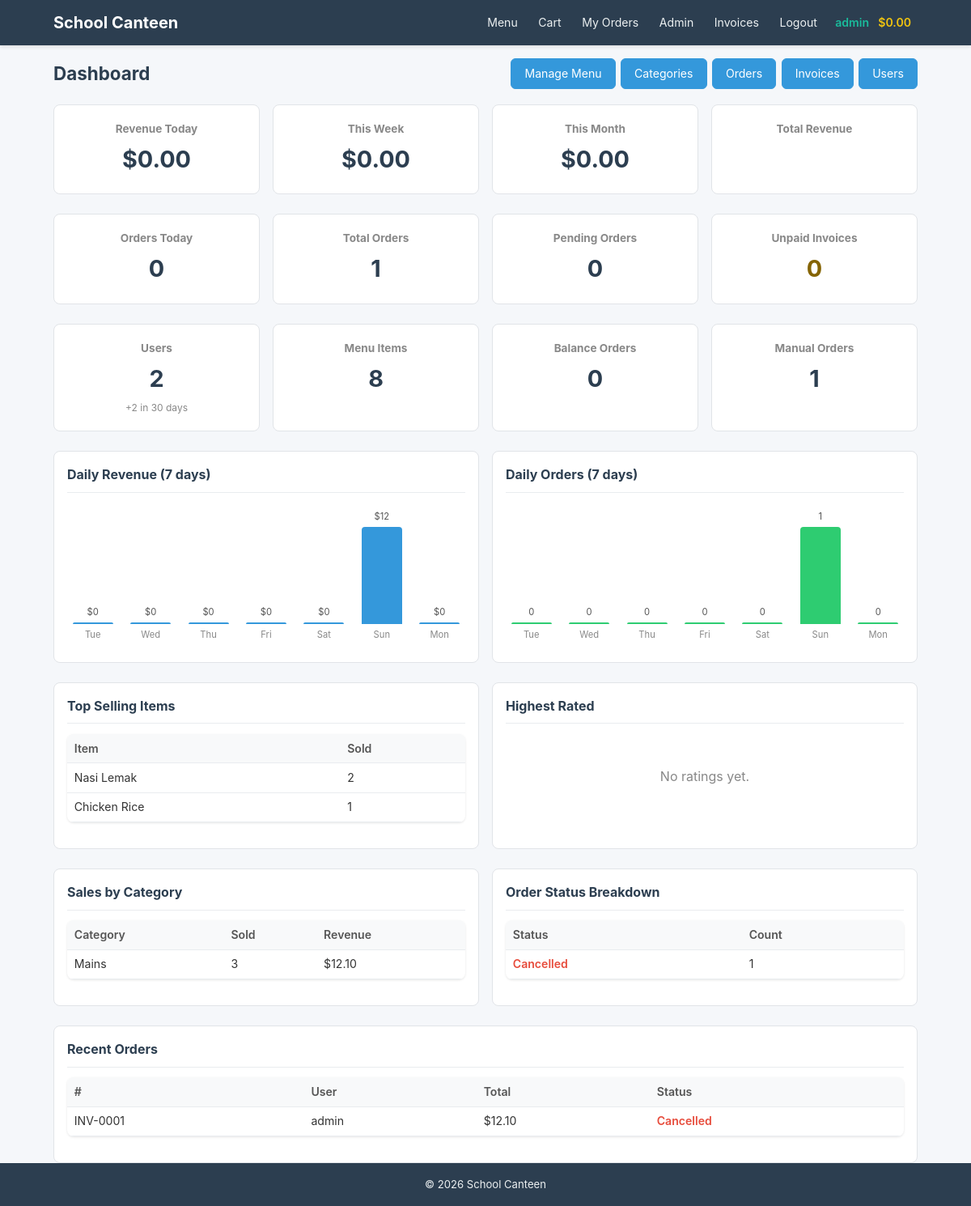
Page /admin/ (signed in) on the committed database.
### models.py (models this page shows, shortened)
class User(UserMixin, db.Model):
    __tablename__ = 'users'
    id = db.Column(db.Integer, primary_key=True)
    username = db.Column(db.String(64), unique=True, nullable=False, index=True)
    email = db.Column(db.String(120), unique=True, nullable=False, index=True)
    password_hash = db.Column(db.String(256), nullable=False)
    role = db.Column(db.String(20), nullable=False, default='student')
    student_id = db.Column(db.String(20), unique=True, nullable=True)
    balance = db.Column(db.Float, default=0.0)
    created_at = db.Column(db.DateTime, default=lambda: datetime.now(timezone.utc))
    orders = db.relationship('Order', backref='user', lazy='dynamic')
    favorites = db.relationship('Favorite', backref='user', lazy='dynamic',
                                cascade='all, delete-orphan')
    def is_admin(self):
        return self.role == 'admin'

class MenuItem(db.Model):
    __tablename__ = 'menu_items'
    id = db.Column(db.Integer, primary_key=True)
    name = db.Column(db.String(128), nullable=False)
    description = db.Column(db.Text, nullable=True)
    price = db.Column(db.Float, nullable=False)
    category_id = db.Column(db.Integer, db.ForeignKey('categories.id'), nullable=False)
    image = db.Column(db.String(256), nullable=True)
    available = db.Column(db.Boolean, default=True)
    stock = db.Column(db.Integer, default=0)
    featured = db.Column(db.Boolean, default=False)
    created_at = db.Column(db.DateTime, default=lambda: datetime.now(timezone.utc))
    order_items = db.relationship('OrderItem', backref='menu_item', lazy='dynamic')
    favorites = db.relationship('Favorite', backref='menu_item', lazy='dynamic',
                                cascade='all, delete-orphan')

class Category(db.Model):
    __tablename__ = 'categories'
    id = db.Column(db.Integer, primary_key=True)
    name = db.Column(db.String(64), unique=True, nullable=False)
    description = db.Column(db.String(256))
    items = db.relationship('MenuItem', backref='category', lazy='dynamic')

class Order(db.Model):
    __tablename__ = 'orders'
    id = db.Column(db.Integer, primary_key=True)
    user_id = db.Column(db.Integer, db.ForeignKey('users.id'), nullable=False)
    order_date = db.Column(db.DateTime, default=lambda: datetime.now(timezone.utc))
    total_amount = db.Column(db.Float, nullable=False, default=0.0)
    status = db.Column(db.String(20), nullable=False, default='pending')
    payment_method = db.Column(db.String(20), default='balance')
    paid = db.Column(db.Boolean, default=False)
    invoice_ref = db.Column(db.String(20), unique=True, nullable=True)
    previous_status = db.Column(db.String(20), nullable=True)
    items = db.relationship('OrderItem', backref='order', lazy='dynamic',
                            cascade='all, delete-orphan')
    @property
    def invoice_number(self):
        return self.invoice_ref or f'INV-{self.id:04d}'

### routes/admin.py (the view)
@admin_bp.route('/')
@login_required
@admin_required
def dashboard():
    from datetime import datetime, timezone, timedelta
    from sqlalchemy import func
    now = datetime.now(timezone.utc)
    today_start = now.replace(hour=0, minute=0, second=0, microsecond=0)
    week_start = today_start - timedelta(days=today_start.weekday())
    month_start = today_start.replace(day=1)
    def revenue_since(dt):
        return db.session.query(func.coalesce(func.sum(Order.total_amount), 0))\
            .filter(Order.order_date >= dt, Order.paid == True,
                    Order.status != 'cancelled').scalar()
    def count_since(dt, *filters):
        q = Order.query.filter(Order.order_date >= dt)
        for f in filters:
            q = q.filter(f)
        return q.count()
    total_revenue = revenue_since(datetime(2000, 1, 1, tzinfo=timezone.utc))
    today_revenue = revenue_since(today_start)
    week_revenue = revenue_since(week_start)
    month_revenue = revenue_since(month_start)
    total_users = User.query.count()
    total_items = MenuItem.query.count()
    orders_today = count_since(today_start)
    orders_total = Order.query.count()
    pending_invoices = Order.query.filter_by(paid=False).count()
    pending_orders = Order.query.filter(
        Order.status.in_(['pending', 'pending_payment', 'confirmed', 'preparing'])
    ).count()
    popular = db.session.query(
        MenuItem.name, func.sum(OrderItem.quantity).label('qty')
    ).join(OrderItem, OrderItem.menu_item_id == MenuItem.id)\
     .group_by(MenuItem.id, MenuItem.name)\
     .order_by(func.sum(OrderItem.quantity).desc())\
     .limit(5).all()
    cat_sales = db.session.query(
        Category.name, func.sum(OrderItem.quantity).label('qty'),
        func.sum(MenuItem.price * OrderItem.quantity).label('rev')
    ).select_from(OrderItem)\
     .join(MenuItem)\
     .join(Category)\
     .group_by(Category.id, Category.name)\
     .order_by(func.sum(OrderItem.quantity).desc()).all()
    balance_orders = Order.query.filter_by(payment_method='balance').count()
    manual_orders = Order.query.filter_by(payment_method='manual').count()
    status_counts = db.session.query(
        Order.status, func.count(Order.id)
    ).group_by(Order.status).all()
    new_users_30d = User.query.filter(
        User.created_at >= (now - timedelta(days=30))
    ).count()
    recent_orders = Order.query.order_by(Order.order_date.desc()).limit(5).all()
    chart_days = []
    for i in range(6, -1, -1):
        day = today_start - timedelta(days=i)
        rev = db.session.query(func.coalesce(func.sum(Order.total_amount), 0))\
            .filter(Order.order_date >= day,
                    Order.order_date < day + timedelta(days=1),
                    Order.paid == True).scalar()
        count = Order.query.filter(
            Order.order_date >= day,
            Order.order_date < day + timedelta(days=1)
        ).count()
        chart_days.append({'label': day.strftime('%a'), 'revenue': rev, 'count': count})
    max_rev = max(d['revenue'] for d in chart_days) or 1
    max_cnt = max(d['count'] for d in chart_days) or 1
    avg_ratings = db.session.query(
        MenuItem.name, func.avg(OrderItem.rating).label('avg_r'),
        func.count(OrderItem.rating).label('cnt')
    ).join(OrderItem, OrderItem.menu_item_id == MenuItem.id)\
     .filter(OrderItem.rating.isnot(None))\
     .group_by(MenuItem.id, MenuItem.name)\
     .having(func.count(OrderItem.rating) >= 1)\
     .order_by(func.avg(OrderItem.rating).desc()).limit(5).all()
    return render_template('admin/dashboard.html',
        total_users=total_users, total_items=total_items,
        orders_total=orders_total, orders_today=orders_today,
        pending_orders=pending_orders, pending_invoices=pending_invoices,
        total_revenue=total_revenue, today_revenue=today_revenue,
        week_revenue=week_revenue, month_revenue=month_revenue,
        popular=popular, cat_sales=cat_sales,
        balance_orders=balance_orders, manual_orders=manual_orders,
        status_counts=status_counts, new_users_30d=new_users_30d,
        recent_orders=recent_orders,
        chart_days=chart_days, max_rev=max_rev, max_cnt=max_cnt,
        avg_ratings=avg_ratings)

### routes/admin.py (called while the page is built)
def admin_required(f):
    from functools import wraps
    @wraps(f)
    def decorated_function(*args, **kwargs):
        if not current_user.is_authenticated or not current_user.is_admin():
            abort(403)
        return f(*args, **kwargs)
    return decorated_function

### templates/admin/dashboard.html (shortened to what this page needs)
{% extends "base.html" %}
{% block content %}
<div class="admin-header">
  <h1>Dashboard</h1>
  <nav class="admin-nav">
    <a href="{{ url_for('admin.manage_menu') }}" class="btn btn-primary">Manage Menu</a>
    <a href="{{ url_for('admin.manage_categories') }}" class="btn btn-primary">Categories</a>
    <a href="{{ url_for('admin.manage_orders') }}" class="btn btn-primary">Orders</a>
    <a href="{{ url_for('admin.manage_invoices') }}" class="btn btn-primary">Invoices</a>
    <a href="{{ url_for('admin.manage_users') }}" class="btn btn-primary">Users</a>
  </nav>
</div>
<div class="stats-grid">
  <div class="stat-card">
    <h3>Revenue Today</h3>
    <p class="stat-number">${{ "%.2f"|format(today_revenue) }}</p>
  </div>
  <div class="stat-card">
    <h3>This Week</h3>
    <p class="stat-number">${{ "%.2f"|format(week_revenue) }}</p>
  </div>
  <div class="stat-card">
    <h3>This Month</h3>
    <p class="stat-number">${{ "%.2f"|format(month_revenue) }}</p>
  </div>
  <div class="stat-card stat-card-accent">
    <h3>Total Revenue</h3>
    <p class="stat-number">${{ "%.2f"|format(total_revenue) }}</p>
  </div>
</div>
<div class="stats-grid">
  <div class="stat-card">
    <h3>Orders Today</h3>
    <p class="stat-number">{{ orders_today }}</p>
  </div>
  <div class="stat-card">
    <h3>Total Orders</h3>
    <p class="stat-number">{{ orders_total }}</p>
  </div>
  <div class="stat-card">
    <h3>Pending Orders</h3>
    <p class="stat-number">{{ pending_orders }}</p>
  </div>
  <div class="stat-card stat-card-warning">
    <h3>Unpaid Invoices</h3>
    <p class="stat-number">{{ pending_invoices }}</p>
  </div>
</div>
<div class="stats-grid">
  <div class="stat-card">
    <h3>Users</h3>
    <p class="stat-number">{{ total_users }}</p>
    <small class="stat-sub">+{{ new_users_30d }} in 30 days</small>
  </div>
  <div class="stat-card">
    <h3>Menu Items</h3>
    <p class="stat-number">{{ total_items }}</p>
  </div>
  <div class="stat-card">
    <h3>Balance Orders</h3>
    <p class="stat-number">{{ balance_orders }}</p>
  </div>
  <div class="stat-card">
    <h3>Manual Orders</h3>
    <p class="stat-number">{{ manual_orders }}</p>
  </div>
</div>
<div class="dashboard-charts">
  <div class="dashboard-panel chart-panel">
    <h2>Daily Revenue (7 days)</h2>
    <div class="chart-bars">
      {% for d in chart_days %}
        <div class="chart-col">
          <span class="chart-val">${{ "%.0f"|format(d.revenue) }}</span>
          <div class="bar bar-revenue" style="height: {{ (d.revenue / max_rev * 100)|int }}%"></div>
          <span class="chart-label">{{ d.label }}</span>
        </div>
      {% endfor %}
    </div>
  </div>
  <div class="dashboard-panel chart-panel">
    <h2>Daily Orders (7 days)</h2>
    <div class="chart-bars">
      {% for d in chart_days %}
        <div class="chart-col">
          <span class="chart-val">{{ d.count }}</span>
          <div class="bar bar-orders" style="height: {{ (d.count / max_cnt * 100)|int }}%"></div>
          <span class="chart-label">{{ d.label }}</span>
        </div>
      {% endfor %}
    </div>
  </div>
</div>
<div class="dashboard-grid">
  <div class="dashboard-panel">
    <h2>Top Selling Items</h2>
    {% if popular %}
      <table class="table table-sm">
        <thead><tr><th>Item</th><th>Sold</th></tr></thead>
        <tbody>
          {% for name, qty in popular %}
            <tr><td>{{ name }}</td><td>{{ qty }}</td></tr>
          {% endfor %}
        </tbody>
      </table>
    {% else %}
      <p class="empty-state">No sales yet.</p>
    {% endif %}
  </div>
  <div class="dashboard-panel">
    <h2>Highest Rated</h2>
    {% if avg_ratings %}
      <table class="table table-sm">
        <thead><tr><th>Item</th><th>Rating</th><th>Reviews</th></tr></thead>
        <tbody>
          {% for name, avg_r, cnt in avg_ratings %}
            <tr>
              <td>{{ name }}</td>
              <td><span class="stars-sm">{{ '★' * (avg_r|int) }}{{ '☆' * (5 - avg_r|int) }} {{ "%.1f"|format(avg_r) }}</span></td>
              <td>{{ cnt }}</td>
            </tr>
          {% endfor %}
        </tbody>
      </table>
    {% else %}
      <p class="empty-state">No ratings yet.</p>
    {% endif %}
  </div>
</div>
<div class="dashboard-grid">
  <div class="dashboard-panel">
    <h2>Sales by Category</h2>
    {% if cat_sales %}
      <table class="table table-sm">
        <thead><tr><th>Category</th><th>Sold</th><th>Revenue</th></tr></thead>
        <tbody>
          {% for name, qty, rev in cat_sales %}
            <tr><td>{{ name }}</td><td>{{ qty }}</td><td>${{ "%.2f"|format(rev) }}</td></tr>
          {% endfor %}
        </tbody>
      </table>
    {% else %}
      <p class="empty-state">No data yet.</p>
    {% endif %}
  </div>
  <div class="dashboard-panel">
    <h2>Order Status Breakdown</h2>
    {% if status_counts %}
      <table class="table table-sm">
        <thead><tr><th>Status</th><th>Count</th></tr></thead>
        <tbody>
          {% for status, count in status_counts %}
            <tr><td><span class="status-{{ status }}">{{ status|title }}</span></td><td>{{ count }}</td></tr>
          {% endfor %}
        </tbody>
      </table>
    {% else %}
      <p class="empty-state">No orders.</p>
    {% endif %}
  </div>
</div>
<div class="dashboard-panel">
  <h2>Recent Orders</h2>
  <table class="table table-sm">
    <thead><tr><th>#</th><th>User</th><th>Total</th><th>Status</th></tr></thead>
    <tbody>
      {% for order in recent_orders %}
        <tr>
          <td>{{ order.invoice_number }}</td>
          <td>{{ order.user.username }}</td>
          <td>${{ "%.2f"|format(order.total_amount) }}</td>
          <td><span class="status-{{ order.status }}">{{ order.status|title }}</span></td>
        </tr>
      {% else %}
        <tr><td colspan="4" class="empty-state">No orders.</td></tr>
      {% endfor %}
    </tbody>
  </table>
</div>
{% endblock %}

### templates/base.html (shortened to what this page needs)
<!DOCTYPE html>
<html lang="en">
<head>
  <link rel="stylesheet" href="{{ url_for('static', filename='style.css') }}">
</head>
<body>
  <nav class="navbar">
    <div class="nav-container">
      <a href="{{ url_for('menu.index') }}" class="nav-brand">School Canteen</a>
      <div class="nav-links">
        <a href="{{ url_for('menu.index') }}">Menu</a>
        {% if current_user.is_authenticated %}
          <a href="{{ url_for('orders.view_cart') }}">Cart</a>
          <a href="{{ url_for('orders.history') }}">My Orders</a>
          {% if current_user.is_admin() %}
            <a href="{{ url_for('admin.dashboard') }}">Admin</a>
            <a href="{{ url_for('admin.manage_invoices') }}">Invoices</a>
          {% endif %}
          <a href="{{ url_for('auth.logout') }}">Logout</a>
          <span class="nav-user">{{ current_user.username }}</span>
          <span class="nav-balance">${{ "%.2f"|format(current_user.balance) }}</span>
        {% else %}
          <a href="{{ url_for('auth.login') }}">Login</a>
          <a href="{{ url_for('auth.register') }}">Register</a>
        {% endif %}
      </div>
    </div>
  </nav>
  <main class="container">
    {% block content %}{% endblock %}
  </main>
  <footer class="footer">
    <div class="container">
      <p>&copy; {{ now().year }} School Canteen</p>
    </div>
  </footer>
</body>
</html>

### rows in the picture
User: username "admin", balance "0.00"
MenuItem: name "Nasi Lemak", id "2"
MenuItem: name "Chicken Rice", qty "1"
Category: name "Mains", qty "3", rev "12.10"
Order: status "Cancelled", count "1", invoice_number "INV-0001", user.username "admin", total_amount "12.10"

### other values in the picture
{{ "%.2f"|format(today_revenue) }} "0.00"
{{ "%.2f"|format(week_revenue) }} "0.00"
{{ "%.2f"|format(month_revenue) }} "0.00"
{{ orders_today }} "0"
{{ orders_total }} "1"
{{ pending_orders }} "0"
{{ pending_invoices }} "0"
{{ total_users }} "2"
{{ new_users_30d }} "2"
{{ total_items }} "8"
{{ balance_orders }} "0"
{{ manual_orders }} "1"
{{ "%.0f"|format(d.revenue) }} "0" "0" "0" "0" "0" "12" "0"
{{ d.label }} "Tue" "Wed" "Thu" "Fri" "Sat" "Sun" "Mon"
{{ d.count }} "0" "0" "0" "0" "0" "1" "0"
